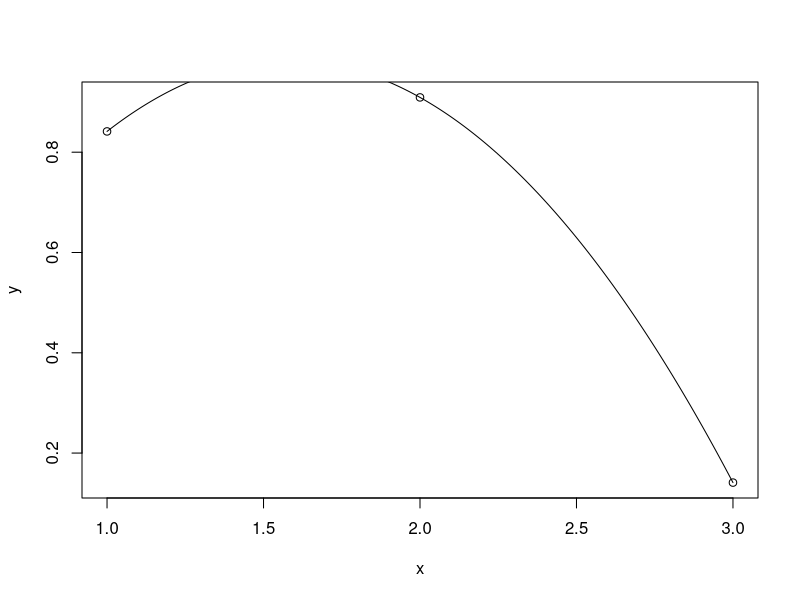

This chart was generated by the following R code:
NewtonPolAdd <- function(x, y, a, i){
  if(i == 1) return(y[i])
  if(i == 2) return((y[2]-y[1])/(x[2]-x[1]))
  nasobitko <- 1
  suma <- 0
  for(j in 1:(i-1)){
    suma <- suma + a[j]*nasobitko
    nasobitko <- nasobitko * (x[i]-x[j])
  }
  return((y[i] - suma)/nasobitko)
}
NewtonPolynomial <- function(x, y){
  N <- length(x)
  a <- y
  for(i in 2:N) a[i] <- NewtonPolAdd(x, y, a, i)
  return(a)
}

N <- 3
x <- 1:N
y <- sin(x)
plot(x, y)
a <- NewtonPolynomial(x, y)
print(a)
t <- seq(1, N, 0.01)
z <- a[1] + a[2]*(t - x[1]) + a[3]*(t - x[1])*(t - x[2])
lines(t, z)


Jacobi <- function(A, b, maxiter = 1000, eps = 0.0000000001){
  N <- length(b)
  xold <- xnew <- rep(0, N)
  for(iter in 1:maxiter){
    for(i in 1:N){
      xnew[i] <- b[i]
      for(j in 1:N){
        if(j != i) xnew[i] <- xnew[i] - A[i,j]*xold[j]
      }
      xnew[i] <- xnew[i]/A[i,i]
    }
    error <- sum((xnew - xold)^2)
    if(is.infinite(error)) return(NA)
    if(error < eps){
      cat("Number of iterations (Jacobi): ", iter, "\n")
      return(xnew)
    }
    xold <- xnew
  }
  return(NA)
}
JacobiVer2 <- function(A, b, maxiter = 1000, eps = 0.0000000001){
  N <- length(b)
  D <- diag(A)
  diag(A) <- 0
  xold <- xnew <- rep(0, N)
  for(iter in 1:maxiter){
    xnew <- (b - A%*%xold)/D
    error <- sum((xnew - xold)^2)
    if(is.infinite(error)) return(NA)
    if(error < eps){
      cat("Number of iterations (Jacobi): ", iter, "\n")
      return(xnew)
    }
    xold <- xnew
  }
  return(NA)
}
GS <- function(A, b, maxiter = 1000, eps = 0.0000000001){
  N <- length(b)
  xold <- xact <- rep(0, N)
  for(iter in 1:maxiter){
    for(i in 1:N){
      xact[i] <- b[i]
      for(j in 1:N){
        if(j != i) xact[i] <- xact[i] - A[i,j]*xact[j]
      }
      xact[i] <- xact[i]/A[i,i]
    }
    error <- sum((xact - xold)^2)
    if(is.infinite(error)) return(NA)
    if(error < eps){
      cat("Number of iterations (Gauss-Seidel): ", iter, "\n")
      return(xact)
    }
    xold <- xact
  }
  return(NA)
}
GaussSeidel <- function(A, b, maxiter = 1000, eps = 0.0000000001){
  N <- length(b)
  xold <- xact <- rep(0, N)
  for(iter in 1:maxiter){
    for(i in 1:N) xact[i] <- (b[i] - sum(A[i,-i]*xact[-i]))/A[i,i]
    error <- sum((xact - xold)^2)
    if(is.infinite(error)) return(NA)
    if(error < eps){
      cat("Number of iterations (Gauss-Seidel): ", iter, "\n")
      return(xact)
    }
    xold <- xact
  }
  return(NA)
}

N <- 1000
A <- matrix(runif(N*N, -1, 1), N)
diag(A) <- diag(A)*1.01^N
b <- A %*% 1:N

# print(solve(A, b))

tb <- Sys.time()
x <- Jacobi(A, b, eps = 0.000001)
te <- Sys.time()
print(te-tb)
print(x)

tb <- Sys.time()
x <- JacobiVer2(A, b, eps = 0.000001)
te <- Sys.time()
print(te-tb)
print(x)

tb <- Sys.time()
x <- GS(A, b, eps = 0.000001)
te <- Sys.time()
print(te-tb)
# print(x)

tb <- Sys.time()
x <- GaussSeidel(A, b, eps = 0.000001)
te <- Sys.time()
print(te-tb)
# print(x)